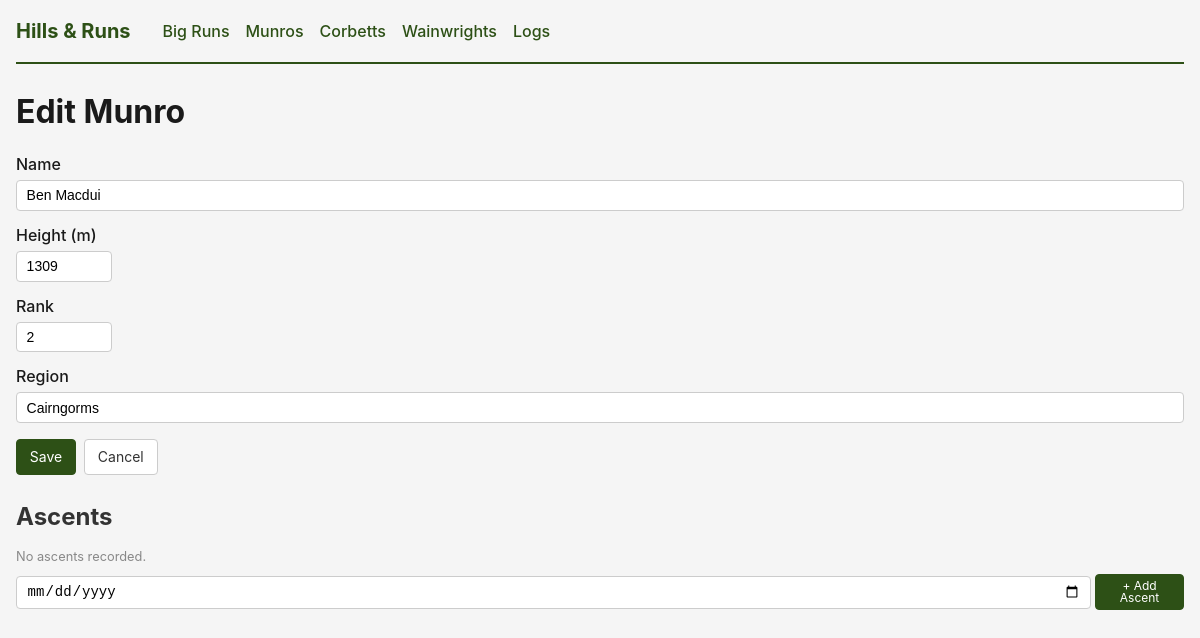
The page /hills/munros/143/edit on the database its author committed.
### hills/models.py (models this page shows)
class Hill(db.Model):
    __tablename__ = 'hills'
    id = db.Column(db.Integer, primary_key=True)
    name = db.Column(db.Text, nullable=False)
    height_m = db.Column(db.Integer, nullable=False)
    rank = db.Column(db.Integer, nullable=True)
    region = db.Column(db.Text, nullable=False, default='')
    hill_type = db.Column(db.Text, nullable=False)  # 'munro', 'corbett', 'wainwright'
    ascents = db.relationship('HillAscent', backref='hill', cascade='all, delete-orphan',
                              order_by='HillAscent.date')

### hills/routes.py (the view)
@bp.route('/<slug>/<int:hill_id>/edit', methods=['GET', 'POST'])
def hill_edit(slug: str, hill_id: int) -> str | WerkzeugResponse:
    hill_type = _resolve_hill_type(slug)
    if hill_type is None:
        flash('Unknown hill type.', 'error')
        return redirect(url_for('home'))
    hill = db.session.get(Hill, hill_id)
    if not hill or hill.hill_type != hill_type:
        flash('Hill not found.', 'error')
        return redirect(url_for('hills.hill_list', slug=slug))
    if request.method == 'POST':
        return _save_hill(slug, hill_type, hill_id)
    return render_template('hills/form.html',
                           slug=slug,
                           hill_type=hill_type,
                           label=HILL_TYPE_LABELS[hill_type],
                           hill=hill)

### hills/routes.py (called while the page is built)
def _resolve_hill_type(slug: str) -> str | None:
    return HILL_TYPES.get(slug)

### hills/templates/hills/form.html (shortened to what this page needs)
{% extends "base.html" %}
{% block content %}
<h1>{{ 'Edit' if hill else 'New' }} {{ label[:-1] }}</h1>
<form method="post">
    <div class="form-group">
        <label for="name">Name</label>
        <input type="text" id="name" name="name" value="{{ hill.name if hill else '' }}" required>
    </div>
    <div class="form-group">
        <label for="height_m">Height (m)</label>
        <input type="number" id="height_m" name="height_m" value="{{ hill.height_m if hill else '' }}" required>
    </div>
    <div class="form-group">
        <label for="rank">Rank</label>
        <input type="number" id="rank" name="rank" value="{{ hill.rank if hill else '' }}">
    </div>
    <div class="form-group">
        <label for="region">Region</label>
        <input type="text" id="region" name="region" value="{{ hill.region if hill else '' }}">
    </div>
    <div class="form-actions">
        <button type="submit" class="btn btn-primary">Save</button>
        <a href="{{ url_for('hills.hill_list', slug=slug) }}" class="btn">Cancel</a>
    </div>
</form>
{% if hill %}
<div class="section">
    <h2>Ascents</h2>
    {% if hill.ascents %}
    <table>
        <thead>
            <tr>
                <th>Date</th>
                <th></th>
            </tr>
        </thead>
        <tbody>
            {% for a in hill.ascents %}
            <tr>
                <td>{{ a.date }}</td>
                <td>
                    <form method="post" action="{{ url_for('hills.delete_ascent', slug=slug, hill_id=hill.id, ascent_id=a.id) }}" class="inline-form">
                        <button type="submit" class="btn btn-small btn-danger">Delete</button>
                    </form>
                </td>
            </tr>
            {% endfor %}
        </tbody>
    </table>
    {% else %}
    <p class="help-text">No ascents recorded.</p>
    {% endif %}
    <form method="post" action="{{ url_for('hills.add_ascent', slug=slug, hill_id=hill.id) }}" class="inline-form" style="margin-top: 0.5rem;">
        <input type="date" name="date" required>
        <button type="submit" class="btn btn-small btn-primary">+ Add Ascent</button>
    </form>
</div>
{% endif %}
{% endblock %}

### static/style.css (style rules this page uses)
* { box-sizing: border-box; margin: 0; padding: 0; }
body { font-family: -apple-system, BlinkMacSystemFont, "Segoe UI", Roboto, sans-serif; line-height: 1.5; color: #1a1a1a; background: #f5f5f5; max-width: 1200px; margin: 0 auto; padding: 0 1rem; }
h1 { margin-bottom: 1rem; color: #1a1a1a; }
h2 { margin: 1.5rem 0 0.75rem; color: #333; }
.btn { display: inline-flex; align-items: center; justify-content: center; height: 2.25rem; padding: 0 0.8rem; border: 1px solid #ccc; border-radius: 4px; background: #fff; color: #333; text-decoration: none; font-size: 0.875rem; font-family: inherit; line-height: 1; cursor: pointer; }
.btn-primary { background: #2d5016; color: #fff; border-color: #2d5016; }
.btn-small { padding: 0.2rem 0.5rem; font-size: 0.75rem; }
.form-group { margin-bottom: 0.75rem; }
.form-group label { display: block; font-weight: 500; margin-bottom: 0.25rem; }
input[type="text"], input[type="number"], input[type="date"], input[type="time"], textarea, select { padding: 0.4rem 0.6rem; border: 1px solid #ccc; border-radius: 4px; font-size: 0.875rem; width: 100%; }
input[type="number"] { width: 6rem; }
.form-actions { margin-top: 1rem; display: flex; gap: 0.5rem; }
.inline-form { display: flex; gap: 0.25rem; align-items: center; }
.help-text { font-size: 0.8rem; color: #888; margin-bottom: 0.5rem; }
.section { margin-bottom: 2rem; }

### rows shown on the page
Hill: hill_type "Munro", name "Ben Macdui", height_m "1309", rank "2", region "Cairngorms"

### other values the page prints
{{ 'Edit' if hill else 'New' }} "Edit"
